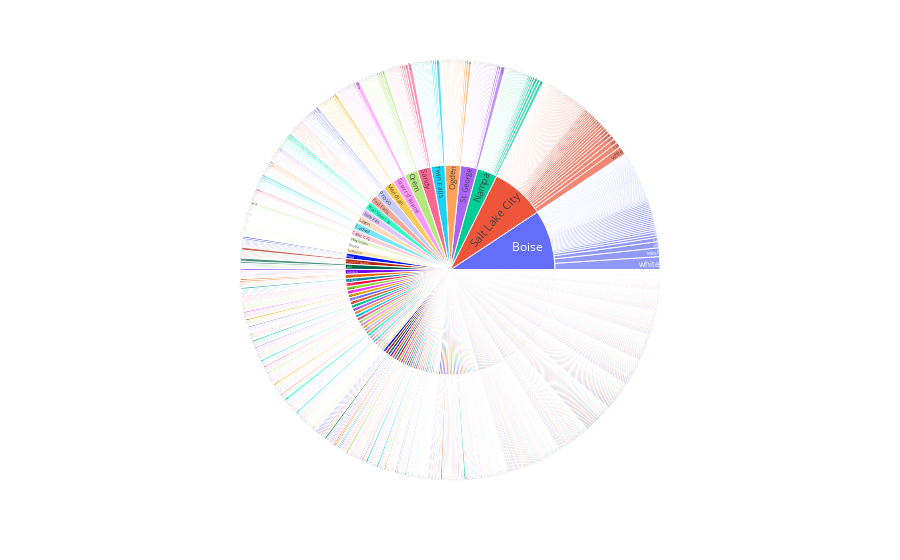

Notebook cell for this chart:
### Code cell
def getShape(disk,triangle,oval,rectangle,sphere,teardrop,cross,egg):
    retVal=''
    if triangle:
        retVal="Triangle"
    elif oval:
        retVal="Oval"
    elif rectangle:
        retVal="Rectangle"
    elif sphere:
        retVal="Sphere"
    elif teardrop:
        retVal="TearDrop"
    elif cross:
        retVal="Cross"
    elif egg:
        retVal="Egg"
    elif disk:
        retVal="Disk"
    else:
        retVal="Unknown"
    return retVal

#for key,item in ufo_df[['hour','city','topic','Disk','Triangle','Oval','Rectangle','Sphere','Teardrop','Cross','Egg']].iterrows():
    #print(item.hour, item.city,item.topic,getShape(item.Disk,item.Triangle, item.Oval, item.Rectangle, item.Sphere, item.Teardrop,item.Cross,item.Egg))

print("by city and topic and hour")
fig = px.sunburst(ufo_df, path=['city','topic'],  
                   values='hour') 
fig.show()

### Figure 1 — Plotly figure (JSON) as saved in the notebook; plotly's stock layout.template omitted (floating-point values rounded to 4 significant figures; data arrays with more than 128 entries replaced by an {"elided": "..."} marker saying what was removed)
{"data": [{"branchvalues": "total", "domain": {"x": [0, 1], "y": [0, 1]}, "hovertemplate": "labels=%{label}<br>hour=%{value}<br>parent=%{parent}<br>id=%{id}<extra></extra>", "ids": {"elided": "2031 str values"}, "labels": {"elided": "2031 str values"}, "name": "", "parents": {"elided": "2031 str values"}, "type": "sunburst", "values": {"elided": "2031 int values"}}], "layout": {"legend": {"tracegroupgap": 0}, "margin": {"t": 60}}}
